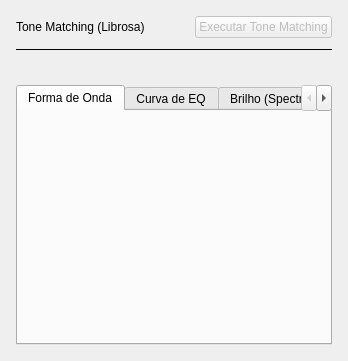
<?xml version="1.0" encoding="UTF-8"?>
<ui version="4.0">
 <class>TabToneMatching</class>
 <widget class="QWidget" name="TabToneMatching">
  <layout class="QVBoxLayout" name="toneMatchingTabLayout">
   <property name="spacing">
    <number>10</number>
   </property>
   <property name="leftMargin">
    <number>16</number>
   </property>
   <property name="topMargin">
    <number>16</number>
   </property>
   <property name="rightMargin">
    <number>16</number>
   </property>
   <property name="bottomMargin">
    <number>16</number>
   </property>
   <item>
    <layout class="QHBoxLayout" name="toneMatchingHeaderLayout">
     <item>
      <widget class="QLabel" name="lbl_tonematching_title">
       <property name="text">
        <string>Tone Matching (Librosa)</string>
       </property>
      </widget>
     </item>
     <item>
      <spacer name="toneMatchingHeaderSpacer">
       <property name="orientation">
        <enum>Qt::Orientation::Horizontal</enum>
       </property>
       <property name="sizeHint" stdset="0">
        <size>
         <width>40</width>
         <height>20</height>
        </size>
       </property>
      </spacer>
     </item>
     <item>
      <widget class="QPushButton" name="btn_run_analysis">
       <property name="enabled">
        <bool>false</bool>
       </property>
       <property name="text">
        <string>Executar Tone Matching</string>
       </property>
      </widget>
     </item>
    </layout>
   </item>
   <item>
    <widget class="QFrame" name="lineSepToneMatchingTop">
     <property name="frameShape">
      <enum>QFrame::Shape::HLine</enum>
     </property>
     <property name="frameShadow">
      <enum>QFrame::Shadow::Plain</enum>
     </property>
    </widget>
   </item>
   <item>
    <widget class="QLabel" name="lbl_analyzed_stem">
     <property name="text">
      <string></string>
     </property>
     <property name="styleSheet">
      <string notr="true">color: #888;</string>
     </property>
    </widget>
   </item>
   <item>
    <widget class="QTabWidget" name="tabsToneMatching">
     <property name="minimumSize">
      <size>
       <width>0</width>
       <height>260</height>
      </size>
     </property>
     <widget class="QWidget" name="tabWaveform">
      <attribute name="title">
       <string>Forma de Onda</string>
      </attribute>
      <layout class="QVBoxLayout" name="waveformContainerLayout">
       <property name="leftMargin">
        <number>4</number>
       </property>
       <property name="topMargin">
        <number>4</number>
       </property>
       <property name="rightMargin">
        <number>4</number>
       </property>
       <property name="bottomMargin">
        <number>4</number>
       </property>
      </layout>
     </widget>
     <widget class="QWidget" name="tabEqCurve">
      <attribute name="title">
       <string>Curva de EQ</string>
      </attribute>
      <layout class="QVBoxLayout" name="eqCurveContainerLayout">
       <property name="leftMargin">
        <number>4</number>
       </property>
       <property name="topMargin">
        <number>4</number>
       </property>
       <property name="rightMargin">
        <number>4</number>
       </property>
       <property name="bottomMargin">
        <number>4</number>
       </property>
      </layout>
     </widget>
     <widget class="QWidget" name="tabSpectralCentroid">
      <attribute name="title">
       <string>Brilho (Spectral Centroid)</string>
      </attribute>
      <layout class="QVBoxLayout" name="spectralCentroidContainerLayout">
       <property name="leftMargin">
        <number>4</number>
       </property>
       <property name="topMargin">
        <number>4</number>
       </property>
       <property name="rightMargin">
        <number>4</number>
       </property>
       <property name="bottomMargin">
        <number>4</number>
       </property>
      </layout>
     </widget>
    </widget>
   </item>
  </layout>
 </widget>
 <resources/>
 <connections/>
</ui>
